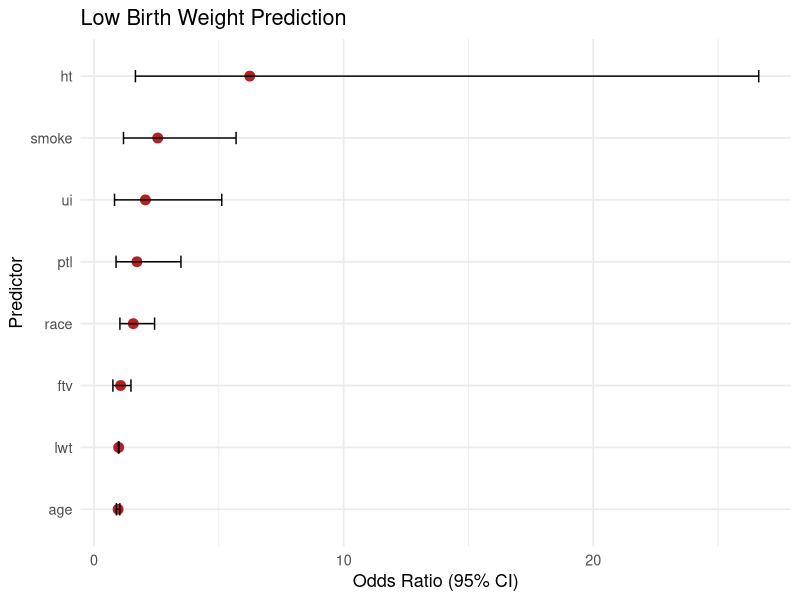

Reproduce this figure in R.
## ---- chunk 1
library(MASS)
library(broom)
library(ggplot2)
library(dplyr)

data(birthwt)

birthwt$low <- factor(birthwt$low, levels = c(0, 1), labels = c("Normal", "Low"))

model <- glm(low ~ . - bwt, data = birthwt, family = binomial)

tidy_model <- tidy(model, conf.int = TRUE) %>%
  mutate(
    odds_ratio = exp(estimate),
    conf.low = exp(conf.low),
    conf.high = exp(conf.high)
  ) %>%
  filter(term != "(Intercept)")
## ---- chunk 2
library(MASS)
library(broom)
library(ggplot2)
library(dplyr)

ggplot(tidy_model, aes(x = reorder(term, odds_ratio), y = odds_ratio)) +
  geom_point(color = "firebrick", size = 3) +
  geom_errorbar(aes(ymin = conf.low, ymax = conf.high), width = 0.2) +
  coord_flip() +
  labs(
    title = "Low Birth Weight Prediction",
    x = "Predictor",
    y = "Odds Ratio (95% CI)"
  ) +
  theme_minimal(base_size = 13)
